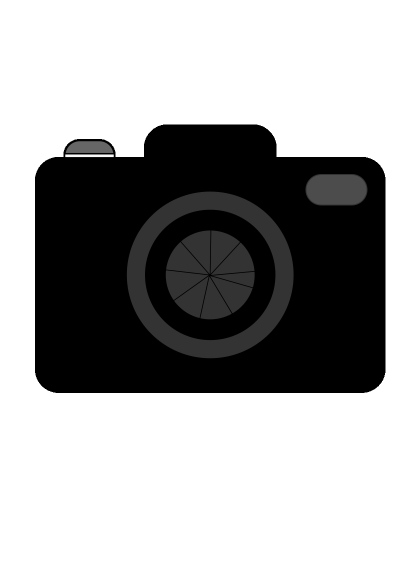
#> input picture PhotoSelect.png, 827 x 1169 px (shown at 1/2 size); its folder holds only this picture in this run
$ python -i Image.py   (imports and definitions only)   (older library calls are emulated)
#> lines starting #> are read from the running program, lines starting #| are printed output that depends on the picture
"""
MIT License

Copyright (c) [2025] [TuTheWeeb]

Permission is hereby granted, free of charge, to any person obtaining a copy
of this software and associated documentation files (the "Software"), to deal
in the Software without restriction, including without limitation the rights
to use, copy, modify, merge, publish, distribute, sublicense, and/or sell
copies of the Software, and to permit persons to whom the Software is
furnished to do so, subject to the following conditions:

The above copyright notice and this permission notice shall be included in all
copies or substantial portions of the Software.

THE SOFTWARE IS PROVIDED "AS IS", WITHOUT WARRANTY OF ANY KIND, EXPRESS OR
IMPLIED, INCLUDING BUT NOT LIMITED TO THE WARRANTIES OF MERCHANTABILITY,
FITNESS FOR A PARTICULAR PURPOSE AND NONINFRINGEMENT. IN NO EVENT SHALL THE
AUTHORS OR COPYRIGHT HOLDERS BE LIABLE FOR ANY CLAIM, DAMAGES OR OTHER
LIABILITY, WHETHER IN AN ACTION OF CONTRACT, TORT OR OTHERWISE, ARISING FROM,
OUT OF OR IN CONNECTION WITH THE SOFTWARE OR THE USE OR OTHER DEALINGS IN THE
SOFTWARE.
"""

from collections.abc import Iterable
import os
import cv2
from cv2.typing import MatLike
import numpy as np
import shutil
from PIL import Image
from concurrent.futures import ThreadPoolExecutor as Pool
from pathlib import Path
from io import BytesIO
from Error import error
import imagehash
import json

# [20 lines left out: function partition, not called in this run]

class ImageCode:
    # [14 lines left out: functions __init__, load_data, not called in this run]

    def name(self):
        return Path(self.image).stem

# [26 lines left out: functions infile_order, image_order, not called in this run]

def category_order(name: str) -> int:
    pos = name[name.rfind(" ")+1:]
    return int(pos)

def cat_img_order(img: tuple[str, ImageCode]) -> int:
    return category_order(img[0])

# [44 lines left out: functions conversion, rotacionar, normalize, not called in this run]


def mask_center(image, mask_radius_percentage=0.75, mask_value=0):
    """
    Masks the center of a grayscale image with a specified value.

    Args:
        image (numpy.ndarray): The input grayscale image (OpenCV format).
        mask_radius_percentage (float): The radius of the mask as a percentage of the smaller image dimension.
                                       Defaults to 0.25 (25%).
        mask_value (int): The grayscale value of the mask. Defaults to 0 (black).

    Returns:
        numpy.ndarray: The image with the center masked.
    """

    height, width = image.shape[:2]
    center_x, center_y = width // 2, height // 2
    radius = int(min(width, height) * mask_radius_percentage)

    mask = np.zeros_like(image)

    masked_image = cv2.bitwise_and(image, cv2.bitwise_not(mask))
    masked_part = cv2.bitwise_and(mask, mask)
    masked_part[masked_part > 0 ] = mask_value

    masked_image = cv2.bitwise_or(masked_image, masked_part)

    return masked_image


def process_image(infile: str) -> tuple[str, float]:
    """Processes a single image to determine blurriness."""
#> called with infile = 'PhotoSelect.png'
    try:
        image = np.fromfile(infile, dtype=np.uint8)
        image = cv2.imdecode(image, cv2.IMREAD_GRAYSCALE)
#> image is the input picture: shape (1169, 827); min 0, max 255, mean 166.9
        size = 720
        w, h = image.shape
#> w = 1169; h = 827
        prop = w / h
#> prop = 1.41
        w, h = size, int(size*prop)
#> w = 720; h = 1017
        image = cv2.resize(image, (w, h))
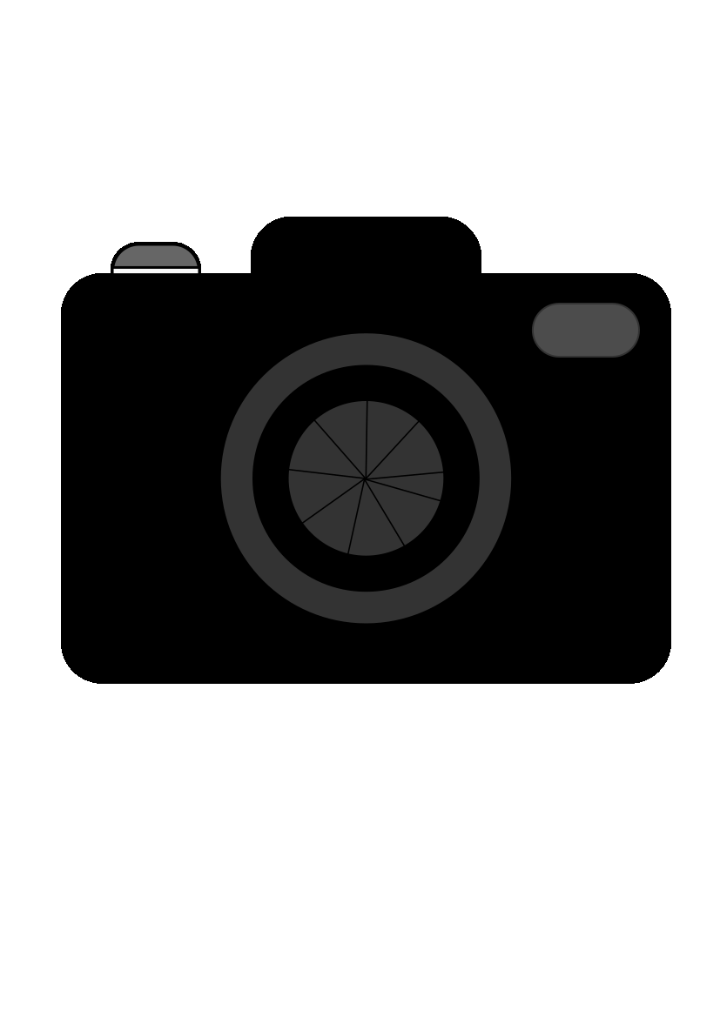
#> image: shape (1017, 720); min 0, max 255, mean 166.9

        laplacian = cv2.Laplacian(image, cv2.CV_64F)
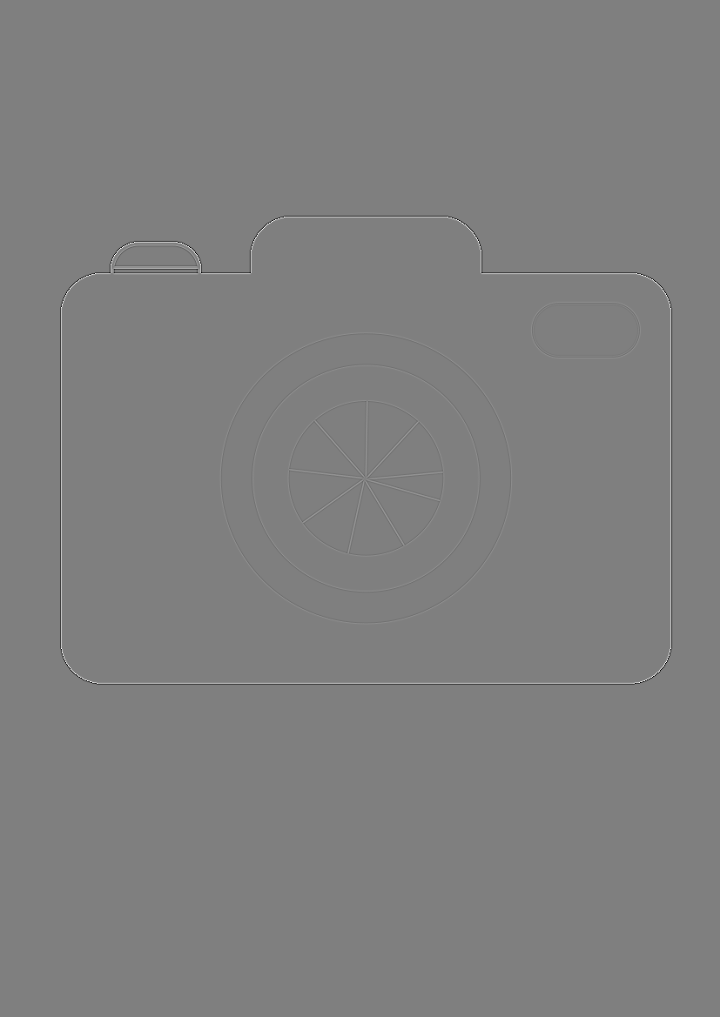
#> laplacian: shape (1017, 720) float64; min -499, max 497, mean 0; drawn with min black and max white
        laplacian_masked_075 = mask_center(laplacian)
#> in mask_center, `masked_image = cv2.bitwise_and(image, cv2.bitwise_not(mask))`: mask: shape (1017, 720) float64; every value is 0
        laplacian_masked_025 = mask_center(laplacian, 0.25)

        blur: float = float(laplacian.var())
#> blur = 281.9
        blur_masked_075: float = float(laplacian_masked_075.var())
#> blur_masked_075 = 281.9
        blur_masked_025: float = float(laplacian_masked_025.var())
#> blur_masked_025 = 281.9
        return infile, blur + blur_masked_075*2.0 + blur_masked_025*1.5
    except Exception as e:
        error(f"Erro processando {infile}: {e}")
        return "null", 0.0

# [25 lines left out: functions file_operation, file_manager, not called in this run]

def move_images(ok: Iterable[str], ok_dir: str = "ok/") -> str:
    os.makedirs(ok_dir, exist_ok=True)
    return file_manager(ok, ok_dir, True)

def copy_images(ok: Iterable[str], ok_dir: str = "ok/") -> str:
    os.makedirs(ok_dir, exist_ok=True)
    return file_manager(ok, ok_dir, False)


# [5 lines left out: function get_files, not called in this run]

def find_path(path: str) -> str:
    py_path = Path(path)
    return str(py_path.parent)

# [7 lines left out: function createFolders, not called in this run]

def Blur(images: list[tuple[str, float]]) -> float:
    return sum([img[1] for img in images]) / len(images)

# [4 lines left out: function filtrar_imagem, not called in this run]

def get_hash(path: str):
    img = Image.open(path)
    return imagehash.average_hash(img), path

# [90 lines left out: functions subtract_diff, similarity_dict, write_similarity, processALL, not called in this run]

>>> result = process_image('PhotoSelect.png')
#> result = ('PhotoSelect.png', 1268.6)
